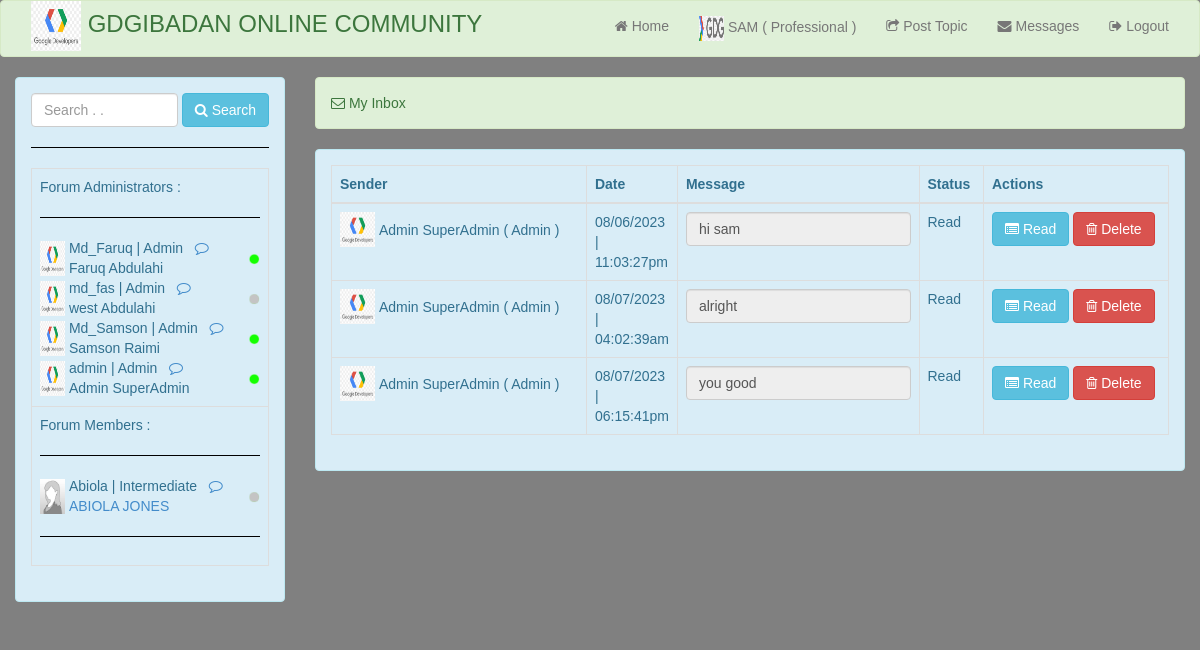
/members/inbox.php (signed in), run on the app's committed database.
### tables this page shows
CREATE TABLE `members` (
  `member_id` int(11) NOT NULL,
  `image` varchar(100) NOT NULL,
  `firstname` varchar(20) NOT NULL,
  `surname` varchar(20) NOT NULL,
  `phnnumber` varchar(100) NOT NULL,
  `sex` varchar(6) NOT NULL,
  `invite` varchar(100) NOT NULL,
  `date_of_birth` varchar(100) NOT NULL,
  `username` varchar(100) NOT NULL,
  `password` varchar(100) NOT NULL,
  `access` varchar(50) NOT NULL,
  `status` varchar(100) NOT NULL,
  `acct_status` varchar(100) NOT NULL,
  `topic_ctr` int(11) NOT NULL,
  `threads_ctr` int(11) NOT NULL,
  `replies_ctr` int(11) NOT NULL,
  `delstatus` int(11) NOT NULL
);

CREATE TABLE `user` (
  `lname` varchar(100) NOT NULL,
  `fname` varchar(100) NOT NULL,
  `password` varchar(100) NOT NULL,
  `username` varchar(100) NOT NULL,
  `user_id` int(15) NOT NULL,
  `last_logtime` varchar(100) NOT NULL,
  `status` varchar(100) NOT NULL,
  `delstatus` int(11) NOT NULL
);

CREATE TABLE `message` (
  `message_id` int(11) NOT NULL,
  `message_content` text NOT NULL,
  `status` varchar(15) NOT NULL,
  `date_messaged` varchar(100) NOT NULL,
  `member_id` int(11) NOT NULL,
  `sender_id` varchar(15) NOT NULL,
  `access` varchar(100) NOT NULL,
  `delstatus` int(11) NOT NULL
);

### session.php (called while the page is built, shortened)
<?php
$session_id=$_SESSION['id'];
$user_query = $conn->query("select * from members where member_id = '$session_id'");
$user_row = $user_query->fetch();
$name = $user_row['firstname'];
$imgxyz = $user_row['image'];
$member_type = $user_row['access'];
?>

### members/inbox.php (the view, shortened to what this page needs)
  <?php  include('header.php');  ?>
<head>
</head>
     <div id="load_tweets">
  <body id="home">
  <?php  include('navbar.php');  ?>
   <center> <table width="1200" border="0"><tr><td>
  <div class="container-fluid">
<div class="row">
  		<div class="col-md-3">
            	<div class="alert alert-info">
             <form method="post" action="search_result.php">
                  <table><tr>
                  <td>
                  <input type="text" name="search" class="form-control" placeholder="Search . ." required>
                  </td>
                  <td>&nbsp;</td>
                  <td>
                  <button type="submit" class="btn btn-info"><li class="fa fa-search"></li> Search</button>
                  </td>
                  </tr></table>
                   </form>
                  <hr />
               <div id="load_tweets2">
   	<?php    include('sidebar.php'); ?>
       </div>
       </div>
       </div>
			<div class="col-md-9">
	<div class="alert alert-success"><i class="fa fa-envelope-o"></i> My Inbox  </div>
<div class="alert alert-info">
	<table cellpadding="0" cellspacing="0" border="0" class="table table-bordered" id="example" >
		<thead>
		<tr>
            	<th>Sender</th>
            	<th>Date</th>
                <th>Message</th>
            	<th>Status</th>
		 	 <th>Actions</th>
		</tr>
		</thead>
		<tbody>
		<?php
		$senderquery = $conn->query("select distinct message_id,sender_id from message where member_id='$session_id' and delstatus=0") or die(mysql_error());
       ?>
       <?php
    	while ($senderrow = $senderquery->fetch())
        {
		  $sender=$senderrow['sender_id'];
          $id_msg=$senderrow['message_id'];
	 	$msgquery = $conn->query("select * from message where sender_id='$sender' and message_id='$id_msg'") or die(mysql_error());
		while ($msgrow = $msgquery->fetch()) {
		  $msg_id=$msgrow['message_id'];
		  $sssss=$msgrow['sender_id'];
            $access=$msgrow['access'];
    if($access=="Admin")
    {
     $sndrquery = $conn->query("select * from user where username='$sssss'") or die(mysql_error());
		while ($sndrrow = $sndrquery->fetch())
         {
            $ppiicc="../images/logo.png";
		  $sendby=$sndrrow['fname']." ".$sndrrow['lname']." ( Admin )";
		}
    }
		?>
		<tr>
            	<td >
                <table>
                <tr>
                <td>
                  <img src="<?php echo $ppiicc; ?>" width="35" height="35" alt="..." class="img-square"/>
                </td>
                <td>
                </td>
                <td>
                  <?php echo $sendby; ?><br />
                </td>
                </tr>
                </table>
                 </td>
            	<td width="10"><?php echo $msgrow['date_messaged']; ?></td>
                <td> <input class="form-control" id="exampleInputEmail1" value="<?php echo $msgrow['message_content']; ?>" readonly="true" /></td>
	 <td> <?php echo   $msgrow['status'];  ?>  </td>
         <?php if($msgrow['status']=="Unread"){ ?>
            	<td class="empty" width="100">
        	<a data-placement="top" title="Click to read & reply meassage" id="view<?php echo $msg_id; ?>" href="read_msg.php<?php echo '?id='.$msg_id; ?>" class="btn btn-info"><i class="fa fa-list-alt"></i> Read</a>
			<script type="text/javascript">
			$(document).ready(function(){
				$('#view<?php echo $msg_id; ?>').tooltip('show');
				$('#view<?php echo $msg_id; ?>').tooltip('hide');
			});
			</script>
		</td>
        <?php }else{  ?>
	 	<td class="empty" width="185">
        	<a data-placement="top" title="Click to read & reply meassage" id="view<?php echo $msg_id; ?>" href="read_msg.php<?php echo '?id='.$msg_id; ?>" class="btn btn-info"><i class="fa fa-list-alt"></i> Read</a>
		<a data-placement="top" title="Click to delete meassage" id="delete<?php echo $msg_id; ?>" href="delete_msg.php<?php echo '?id='.$msg_id; ?>" class="btn btn-danger"><i class="fa fa-trash-o"></i> Delete</a>
		</td>
        <?php }  ?>
		</tr>
	<?php } } ?>
		</tbody>
	</table>
  </div>
  </div>
</div>
</div>
</td></tr></table>
  </center>
  </div>
  </body>
</html>

### members/navbar.php (shortened to what this page needs)
<?php
 include('header.php'); ?>
<?php include('../session.php'); ?>
<nav class="navbar navbar-default alert-success " role="navigation">
  <div class="container-fluid">
    <div class="collapse navbar-collapse" id="bs-example-navbar-collapse-1">
          <font size="5">
            <a href="home.php"><img src="../images/logo.png" width="50" height="50" alt="..." class="img-square"/></a> GDGIBADAN ONLINE COMMUNITY
         </font>
      <ul class="nav navbar-nav navbar-right">
      	<li><a href="home.php"><i class="fa fa-home"></i> Home</a></li>
        	<li><a href="profile.php"><img src="<?php echo $imgxyz; ?>" width="25" height="25" alt="..." class="img-square"/> <?php echo $name." ( ".$member_type." ) "; ?></a></li>
    	<li><a href="poster.php"><i class="fa fa-share-square-o"></i> Post Topic</a></li>
     <?php
     $mctr=0;
                                       ?>
       	<li><a href="inbox.php"><i class="fa fa-envelope"></i> Messages<?php if($mctr==0){}else{ ?>&nbsp;<span class="badge badge-info alert-danger"><?php echo $mctr; ?> </span> <?php } ?></a></li>
            <li><a href="../logout.php?id=<?php echo $session_id; ?>"><i class="fa fa-sign-out"></i> Logout</a></li>
      </ul>
    </div>
  </div>
</nav>

### members/sidebar.php (shortened to what this page needs)
 <?php
  include('header.php');
  include('../session.php');
  ?>
 	<table cellpadding="0" cellspacing="0" border="0" class="table table-bordered" id="example"  >
	<tr>
<td>
   Forum Administrators :
                  <hr />
	<?php
		$query = $conn->query("select * from user order by lname ASC") or die(mysql_error());
		while ($row = $query->fetch()) {?>
         <table cellpadding="0" cellspacing="0" border="0"   id="example" width="220">
         <tr>
   <td rowspan="2"><img src="../images/logo.png" width="25" height="35" class="img-square" /></td>
    <td rowspan="2">&nbsp;</td>
        	<td width="197"><?php echo $row['username']." | Admin"; ?> &nbsp; <a href="compose_msg_admin.php?id=<?php echo $row['user_id'] ;  ?>" title="click to send a message to <?php echo $row['fname']." ".$row['lname']; ?>"><i class="fa fa-comment-o"></i></a></td>
	 <td  rowspan="2"><?php
            if($row['status']=="active"){
                ?>
            <img src="../images/active.png" width="12" height="12" alt="..." class="img-circle">
                 <?php
            }
            else
            {
                ?>
                <img src="../images/inactive.png" width="12" height="12" alt="..." class="img-circle">
             <?php
            }
             ?> </td>
		</tr>
        <tr>
        	<td colspan="2"> <?php echo $row['fname']." ".$row['lname']; ?> </td>
        </tr>
        	</table>
        <?php
		}?>
</td>
</tr>
		<tr>
         <td>
           Forum Members :
                  <hr />
           	<?php
		$query = $conn->query("select * from members order by surname ASC") or die(mysql_error());
		while ($row = $query->fetch()) {
		$id = $row['member_id'];
        if($id==$session_id){
            	$query1 = $conn->query("select * from members where member_id='$session_id'") or die(mysql_error());
		while ($row1 = $query1->fetch())
        {
		   if($row1['acct_status']=="Unactive")
           {
            ?>
            <script>
						 alert('Your account has been Deactivated by the Administrator. Pls. contact the admin for clarifications. Thank you.');
                     	window.location = 'logout.php';
							</script>
            <?php
           }
		}
        }else{
		?>
         <table cellpadding="0" cellspacing="0" border="0"   id="example" width="220">
         <tr>
   <td rowspan="2"><img src="<?php echo $row['image']; ?>" width="25" height="35" class="img-square" /></td>
    <td rowspan="2">&nbsp;</td>
        	<td width="197"><?php echo $row['username']." | ".$row['access']; ?> &nbsp; <a href="compose_msg.php?id=<?php echo $id;  ?>" title="click to send a message to <?php echo $row['firstname']." ".$row['surname']; ?>"><i class="fa fa-comment-o"></i></a></td>
	 <td  rowspan="2"><?php
            if($row['status']=="active"){
                ?>
            <img src="../images/active.png" width="12" height="12" alt="..." class="img-circle">
                 <?php
            }
            else
            {
                ?>
                <img src="../images/inactive.png" width="12" height="12" alt="..." class="img-circle">
             <?php
            }
             ?> </td>
		</tr>
        <tr>
        	<td colspan="2"><a href="view_profile.php?id=<?php echo $id; ?>"><?php echo $row['firstname']." ".$row['surname']; ?></a></td>
        </tr>
        	</table>
                <hr />
               <?php
              }}?>
        </td>
        </tr>
	</table>

### css/my_style.css (style rules this page uses)
body { font-family:'ProximaNova-Light',Helvetica,Arial,sans-serif !important; }
#home { background-attachment: fixed; background-color: grey; background-position: left 40px; background-repeat: no-repeat; }
#home hr { border-color:black !important; }

### data on the page
members: image (picture), firstname "SAM", access "Professional"
user: username "Md_Faruq", fname "Faruq", lname "Abdulahi"
user: username "md_fas", fname "west", lname "Abdulahi"
user: username "Md_Samson", fname "Samson", lname "Raimi"
user: username "admin", fname "Admin", lname "SuperAdmin"
members: image (picture), username "Abiola", access "Intermediate", firstname "ABIOLA", surname "JONES"
message: user.fname+lname "Admin SuperAdmin ( Admin )", date_messaged "08/06/2023 | 11:03:27pm", message_content "hi sam", status "Read"
message: user.fname+lname "Admin SuperAdmin ( Admin )", date_messaged "08/07/2023 | 04:02:39am", message_content "alright", status "Read"
message: user.fname+lname "Admin SuperAdmin ( Admin )", date_messaged "08/07/2023 | 06:15:41pm", message_content "you good", status "Read"
